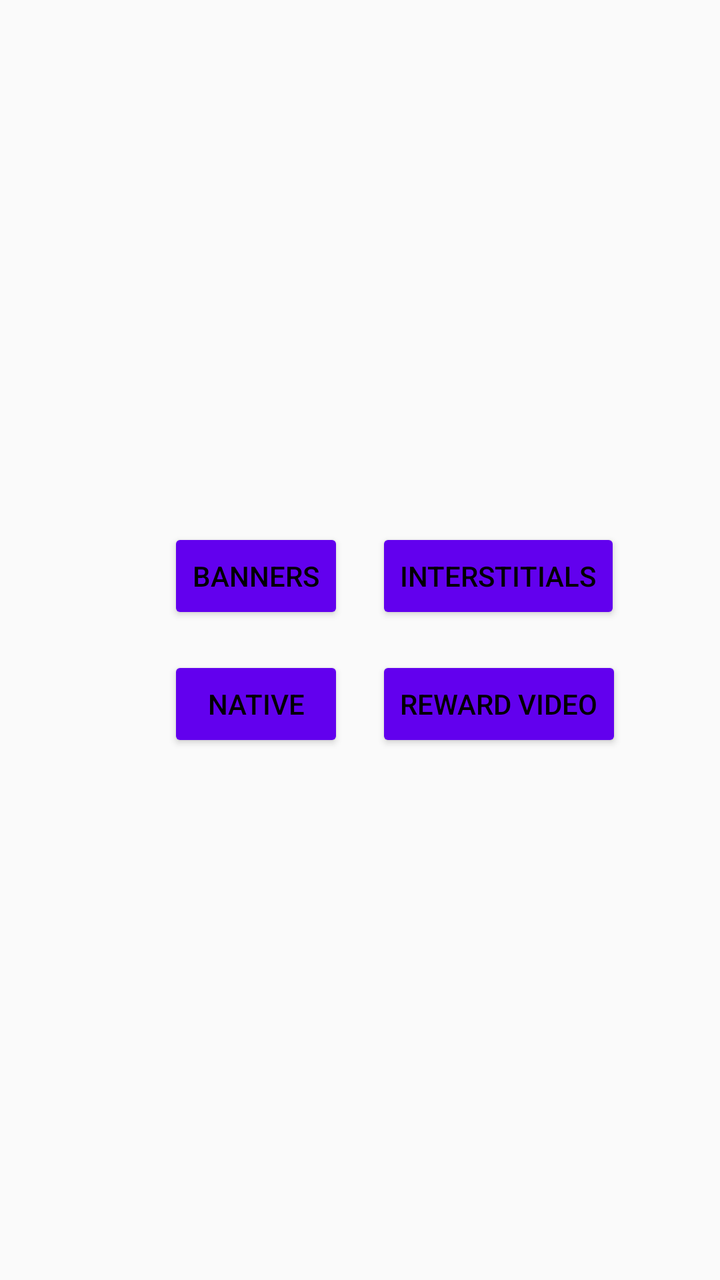
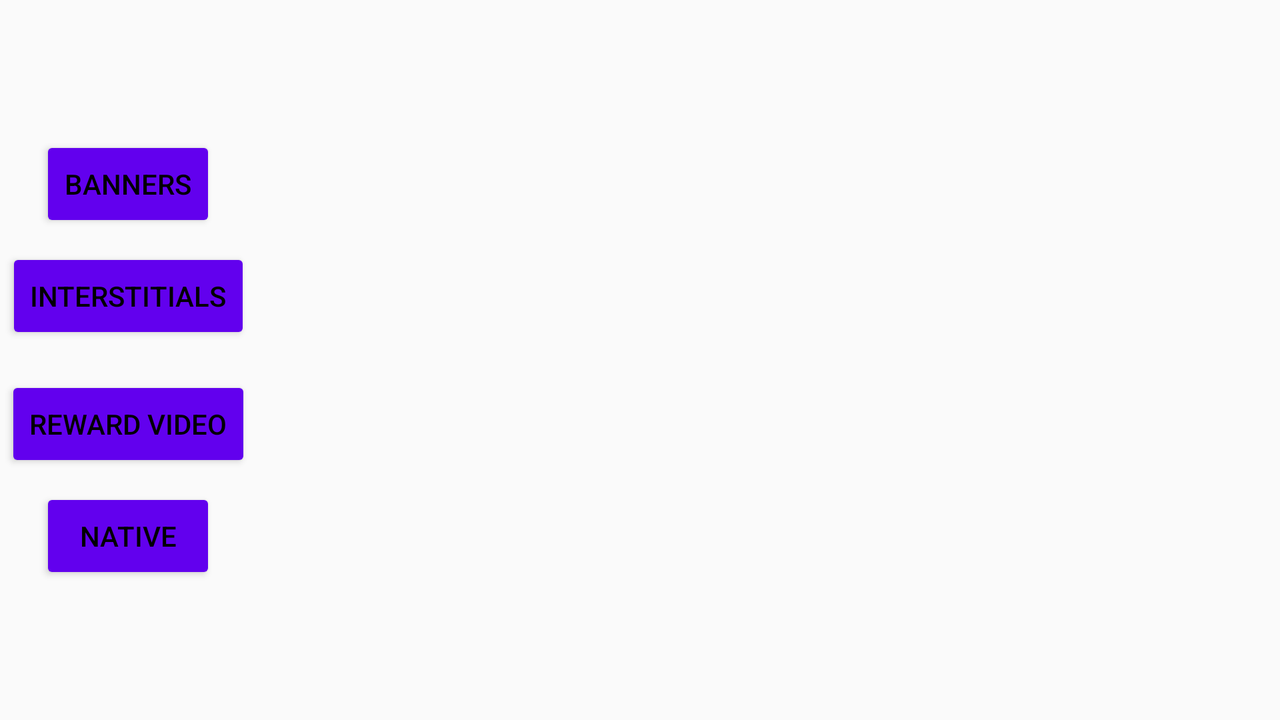

An Android layout and its configuration variant, each rendered on a device that would load it. The default file and the variant file are quoted in full after the pictures.
<!-- AndroidManifest.xml: application theme AppTheme -->
<!-- res/layout/activity_main.xml -->
<?xml version="1.0" encoding="utf-8"?>
<androidx.constraintlayout.widget.ConstraintLayout xmlns:android="http://schemas.android.com/apk/res/android"
    xmlns:app="http://schemas.android.com/apk/res-auto"
    xmlns:tools="http://schemas.android.com/tools"
    android:layout_width="match_parent"
    android:layout_height="match_parent"
    tools:context=".MainActivity">

    <Button
        android:id="@+id/buttonBanner"
        style="@style/MainLayoutButtonStyle"
        android:text="@string/button_banners"
        app:layout_constraintBottom_toTopOf="@+id/horizontal"
        app:layout_constraintEnd_toStartOf="@+id/vertical" />


    <Button
        android:id="@+id/buttonInterstitials"
        style="@style/MainLayoutButtonStyle"
        android:text="@string/button_interstitials"
        app:layout_constraintBottom_toTopOf="@+id/horizontal"
        app:layout_constraintStart_toStartOf="@+id/vertical" />


    <Button
        android:id="@+id/buttonRewardVideo"
        style="@style/MainLayoutButtonStyle"
        android:clickable="false"
        android:text="@string/button_reward_video"
        app:layout_constraintStart_toStartOf="@+id/vertical"
        app:layout_constraintTop_toTopOf="@+id/horizontal" />

    <Button
        android:id="@+id/buttonNative"
        style="@style/MainLayoutButtonStyle"
        android:text="@string/button_native"
        app:layout_constraintEnd_toStartOf="@+id/vertical"
        app:layout_constraintTop_toTopOf="@+id/horizontal" />

    <androidx.recyclerview.widget.RecyclerView
        android:id="@+id/nativeAdsRecyclerView"
        android:layout_width="match_parent"
        android:layout_height="0dp"
        app:layout_constraintBottom_toTopOf="@+id/buttonBanner"
        app:layout_constraintEnd_toEndOf="parent"
        app:layout_constraintStart_toStartOf="parent"
        app:layout_constraintTop_toTopOf="parent" />


    <androidx.constraintlayout.widget.Guideline
        android:id="@+id/vertical"
        android:layout_width="wrap_content"
        android:layout_height="wrap_content"
        android:orientation="vertical"
        app:layout_constraintGuide_percent="0.5" />

    <androidx.constraintlayout.widget.Guideline
        android:id="@+id/horizontal"
        android:layout_width="wrap_content"
        android:layout_height="wrap_content"
        android:orientation="horizontal"
        app:layout_constraintGuide_percent="0.5" />

</androidx.constraintlayout.widget.ConstraintLayout>
<!-- resources referenced by this layout -->
<resources>
  <string name="button_banners">Banners</string>
  <string name="button_interstitials">Interstitials</string>
  <string name="button_native">Native</string>
  <string name="button_reward_video">Reward Video</string>
  <style name="MainLayoutButtonStyle">
          <item name="android:layout_margin">8dp</item>
          <item name="android:layout_width">wrap_content</item>
          <item name="android:layout_height">wrap_content</item>
          <item name="android:backgroundTint">@color/colorPrimary</item>
          <item name="android:textColor">@android:color/black</item>
      </style>
  <style name="AppTheme" parent="Theme.AppCompat.Light.DarkActionBar">
          
          <item name="colorPrimary">@color/colorPrimary</item>
          <item name="colorPrimaryDark">@color/colorPrimaryDark</item>
          <item name="colorAccent">@color/colorAccent</item>
      </style>
</resources>
<!-- res/layout-land/activity_main.xml (the author's variant of the layout above) -->
<!-- drawn on the phone turned sideways -->
<?xml version="1.0" encoding="utf-8"?>
<androidx.constraintlayout.widget.ConstraintLayout xmlns:android="http://schemas.android.com/apk/res/android"
    xmlns:app="http://schemas.android.com/apk/res-auto"
    xmlns:tools="http://schemas.android.com/tools"
    android:layout_width="match_parent"
    android:layout_height="match_parent"
    tools:context=".MainActivity">

    <Button
        android:id="@+id/buttonBanner"
        style="@style/MainLayoutButtonStyle"
        android:text="@string/button_banners"
        app:layout_constraintBottom_toTopOf="@+id/buttonInterstitials"
        app:layout_constraintEnd_toStartOf="@+id/vertical"
        app:layout_constraintStart_toStartOf="parent" />


    <Button
        android:id="@+id/buttonInterstitials"
        style="@style/MainLayoutButtonStyle"
        android:text="@string/button_interstitials"
        app:layout_constraintBottom_toTopOf="@+id/horizontal"
        app:layout_constraintEnd_toStartOf="@+id/vertical"
        app:layout_constraintStart_toStartOf="parent" />


    <Button
        android:id="@+id/buttonRewardVideo"
        style="@style/MainLayoutButtonStyle"
        android:clickable="false"
        android:text="@string/button_reward_video"
        app:layout_constraintEnd_toStartOf="@+id/vertical"
        app:layout_constraintStart_toStartOf="parent"
        app:layout_constraintTop_toTopOf="@+id/horizontal" />

    <Button
        android:id="@+id/buttonNative"
        style="@style/MainLayoutButtonStyle"
        android:text="@string/button_native"
        app:layout_constraintEnd_toStartOf="@+id/vertical"
        app:layout_constraintStart_toStartOf="parent"
        app:layout_constraintTop_toBottomOf="@+id/buttonRewardVideo" />

    <androidx.recyclerview.widget.RecyclerView
        android:id="@+id/nativeAdsRecyclerView"
        android:layout_width="0dp"
        android:layout_height="0dp"
        android:layout_marginTop="70dp"
        android:layout_marginRight="8dp"
        android:layout_marginLeft="8dp"
        android:layout_marginBottom="8dp"
        app:layout_constraintBottom_toBottomOf="parent"
        app:layout_constraintEnd_toEndOf="parent"
        app:layout_constraintStart_toStartOf="@+id/vertical"
        app:layout_constraintTop_toTopOf="parent" />


    <androidx.constraintlayout.widget.Guideline
        android:id="@+id/vertical"
        android:layout_width="wrap_content"
        android:layout_height="wrap_content"
        android:orientation="vertical"
        app:layout_constraintGuide_percent="0.2" />

    <androidx.constraintlayout.widget.Guideline
        android:id="@+id/horizontal"
        android:layout_width="wrap_content"
        android:layout_height="wrap_content"
        android:orientation="horizontal"
        app:layout_constraintGuide_percent="0.5" />

</androidx.constraintlayout.widget.ConstraintLayout>
